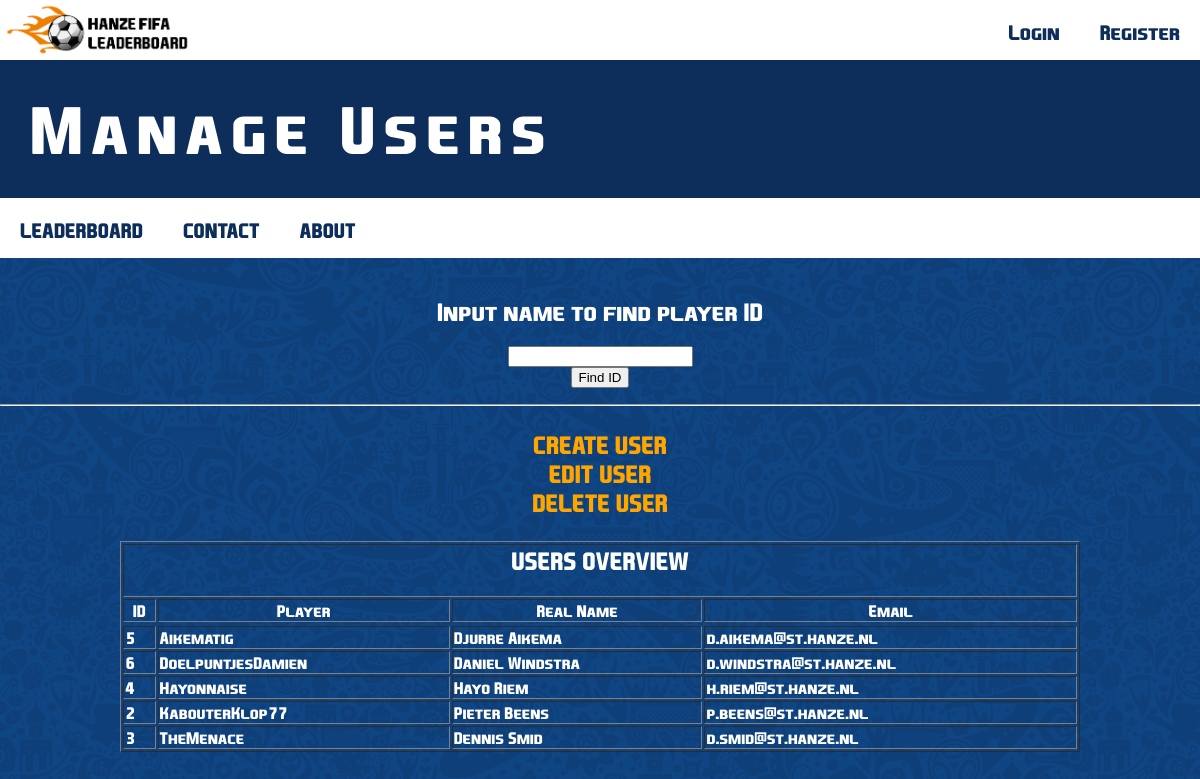
Page /alles.php on the earlier database version.
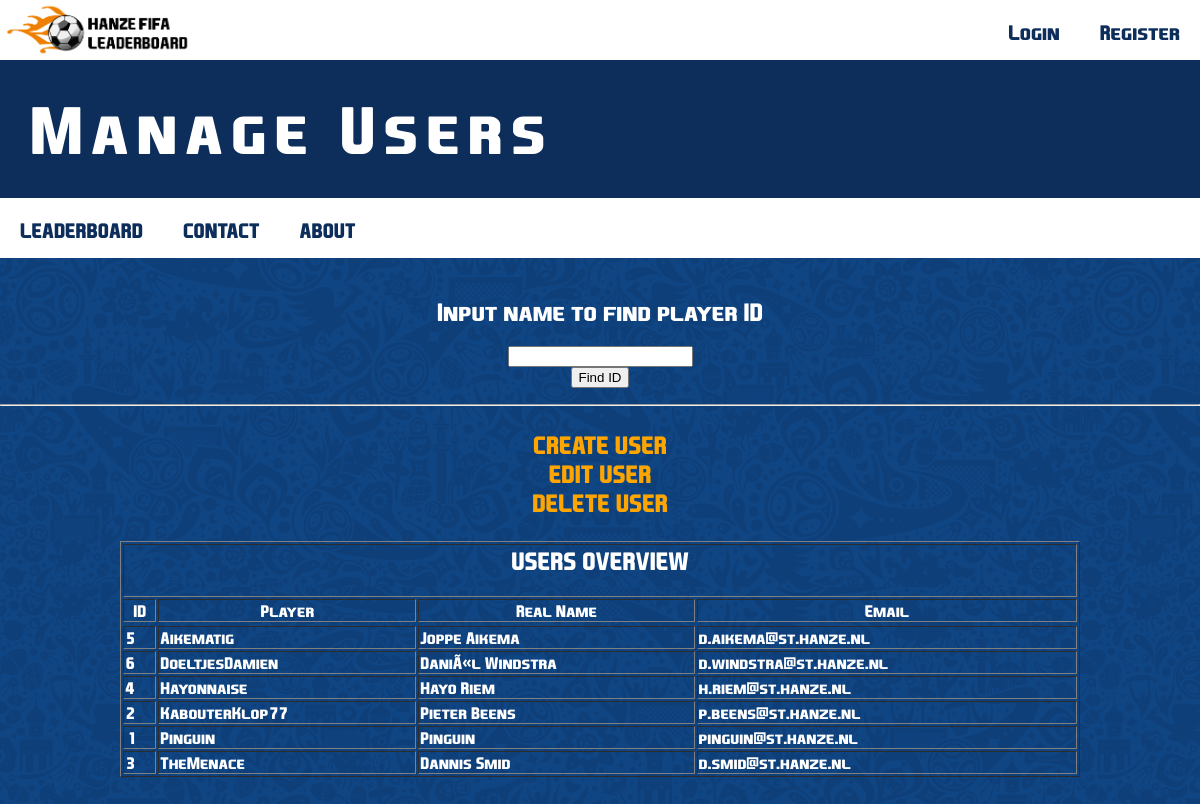
Same page on the later database version.
### tables this page shows
CREATE TABLE `users` (
  `id` int(11) NOT NULL,
  `name` varchar(45) NOT NULL,
  `realname` varchar(45) DEFAULT NULL,
  `password` varchar(64) NOT NULL,
  `score` decimal(11,3) NOT NULL,
  `highscore` int(11) DEFAULT NULL,
  `email` varchar(45) NOT NULL,
  `confirmation` varchar(45) DEFAULT NULL,
  `avatar` varchar(512) DEFAULT NULL,
  `favteam` varchar(28) DEFAULT NULL,
  `roles_id` int(11) NOT NULL,
  `joindate` datetime NOT NULL,
  `salt` varchar(64) DEFAULT NULL
);

### alles.php (the view, shortened to what this page needs)
<html>
<head>
   <?php $title = "Manage Users";
   include('layouts/header.php'); ?>
</head><?php
include('fifadbconn.php');
$query = "SELECT id, name, realname, email FROM users ORDER BY name ASC";
$result = mysqli_query($db, $query);
?>
<text >
<form style=text-align:center action = "resultaatgebruiker.php" method = "post"><br>
<h2>Input name to find player ID</h2>
<input type="text" name = "users"><br>
<input type = "submit" value = "Find ID">
</form>
<hr>
<p style=color:orange;font-size:18pt;text-align:center>
<a style=color:orange href=maakgebruiker.php>CREATE USER</a><br>
<a style=color:orange href=zoekgebruiker2.php>EDIT USER</a><br>
<a style=color:orange href=verwijdergeb.php>DELETE USER</a><br><p>
<table border ="1" width="80%" align = "center">
    <tr>
        <td colspan="4"> <h2 align="center">USERS OVERVIEW</h2></td>
    </tr>
<tr>
    <th>ID</th>
    <th>Player</th>
    <th>Real Name</th>
    <th>Email</th>
</tr>
<tr>
<?php
while ($row = $result->fetch_assoc()){
    echo "<tr>";
    echo "<td>" . $row['id']  . "</td>";
    echo "<td>" . $row['name'] . "</td>";
    echo "<td>" . $row['realname'] . "</td>";
    echo "<td>" . $row['email'] . "</td>";
    echo "</tr>";
  }
?>
</tr>
</table><br>

Differences in the rows shown:
changed users "Aikematig": realname "Djurre Aikema" → "Joppe Aikema"
changed users "d.windstra@st.hanze.nl": name "DoelpuntjesDamien" → "DoeltjesDamien"; realname "Daniel Windstra" → "DaniÃ«l Windstra"
added users: id "1", name "Pinguin", realname "Pinguin", email "pinguin@st.hanze.nl"
changed users "TheMenace": realname "Dennis Smid" → "Dannis Smid"
